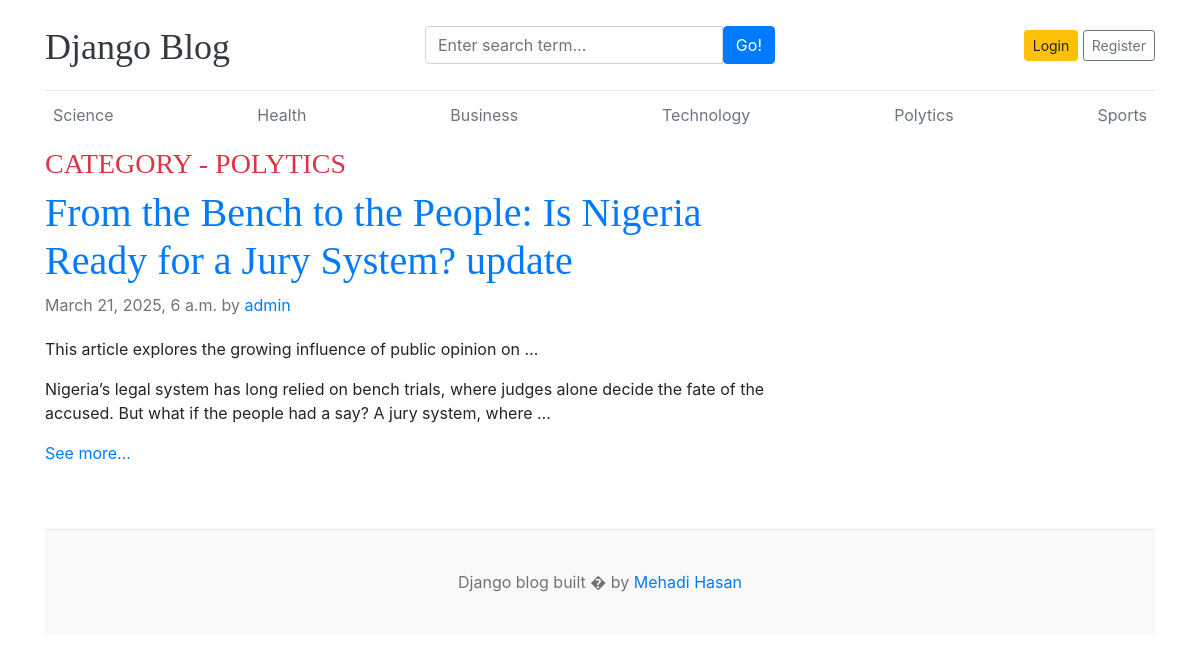
The page /category/5 on the database its author committed.
### blog/models.py (models this page shows, shortened)
class Category(models.Model):
    category_name = models.CharField(max_length=100,unique=True)
    created_at = models.DateField(auto_now_add=True)
    updated_at = models.DateField(auto_now=True)
    class Meta:
        verbose_name_plural = 'Categories'
    def __str__(self):
        return self.category_name

class Blog(models.Model):
    title = models.CharField(max_length=250,unique=True)
    slug = models.SlugField(unique=True,blank=True)
    category = models.ForeignKey(Category,on_delete=models.CASCADE)
    author = models.ForeignKey(User,on_delete=models.CASCADE)
    blog_image = models.ImageField(upload_to='uploads/%y/%m/%d')
    short_desc = models.TextField(max_length=1000)
    blog_body = models.TextField()
    status = models.CharField(max_length=100,choices=STATUS_CHOICE,default='draft')
    is_featured = models.BooleanField(default=False)
    created_at = models.DateTimeField(auto_now_add=True)
    updated_at = models.DateTimeField(auto_now=True)

### blog/views.py (the view)
# urls.py: path('category/<int:category_id>',views.posts_by_category,name="posts_by_category"),
def posts_by_category(request,category_id):
    posts = models.Blog.objects.filter(status='publish',category=category_id)
    categorys = get_object_or_404(models.Category,pk=category_id)
    contex = {
        'posts':posts,
        'categorys':categorys
    }
    return render(request,'posts_by_category.html',contex)

### blog/context_processors.py (called while the page is built)
def get_categories(request):
    category = models.Category.objects.all()
    return dict(category=category)

### blog/templates/posts_by_category.html
{% extends 'base.html' %}
{% block content %}
      <h3 class="text-uppercase text-danger">Category - {{categorys}}</h3>
      <main role="main" class="container p-0">
        <div class="row">
          <div class="col-md-8 blog-main">
            {% for post in posts%}
            <div class="blog-post">
              <h2 class="blog-post-title"><a href="{% url 'single_blog' post.slug %}">{{post.title}}</a></h2>
              <p class="blog-post-meta">
                {{post.created_at}} by <a href="#">{{post.author}}</a>
              </p>
              <p>
                {{post.short_desc | truncatewords:10 }}
              </p>
              <p>
                {{post.blog_body | truncatewords:30 }}
              </p>
              <a href="{% url "single_blog" post.slug %}">See more...</a>
            </div>
            {% endfor %}
          </div>
        </div>
      </main>
{% endblock %}

### blog/templates/header.html (shortened to what this page needs)
{% load static%}
<!DOCTYPE html>
<html lang="en">
  <head>
    <link
      href="https://getbootstrap.com/docs/4.0/dist/css/bootstrap.min.css"
      rel="stylesheet"
    />
    <link href="{% static 'css/blog.css'%}" rel="stylesheet" />
  </head>
  <body>
    <div class="container">
      <header class="blog-header py-3">
        <div class="row flex-nowrap justify-content-between align-items-center">
          <div class="col-4 pt-1">
            <a class="blog-header-logo text-dark" href="/">Django Blog</a>
          </div>
          <div class="col-4">
            <form action="{% url 'search' %}" method="GET">
              <div class="input-group">
                <input class="form-control" type="text" placeholder="Enter search term..." aria-label="Enter search term..." aria-describedby="button-search" name="keyword"/>
                <button class="btn btn-primary" id="button-search" type="submit">Go!</button>
            </div>
            </form>
          </div>
          <div class="col-4 d-flex justify-content-end align-items-center">
            {% if request.user.is_authenticated %}
              <a class="btn btn-sm btn-warning" href="{% url "dashboard" %}">{{request.user.username}}</a> &nbsp;
              <a class="btn btn-sm btn-outline-secondary" href="{% url "logout_user" %}">Logout</a>
            {% else %}
              <a class="btn btn-sm btn-warning" href="{% url "login" %}">Login</a> &nbsp;
              <a class="btn btn-sm btn-outline-secondary" href="{% url "registration" %}">Register</a>
            {% endif %}
          </div>
        </div>
      </header>
      <div class="nav-scroller py-1 mb-2">
        <nav class="nav d-flex justify-content-between">
          {% for cat in category%}
          <a class="p-2 text-muted" href="{% url "posts_by_category" cat.id %} ">{{ cat.category_name }}</a>
          {% endfor%}
        </nav>
      </div>

### blog/static/css/blog.css (style rules this page uses)
.blog-header { border-bottom: 1px solid #e5e5e5; }
.blog-header-logo { font-family: "Playfair Display", Georgia, "Times New Roman", serif; font-size: 2.25rem; }
h1, h2, h3, h4, h5, h6 { font-family: "Playfair Display", Georgia, "Times New Roman", serif; }
.blog-post { margin-bottom: 4rem; }
.blog-post-title { font-size: 2.5rem; }
.blog-post-meta { margin-bottom: 1.25rem; color: #727272; }

### rows shown on the page
Category: category_name "Science"
Category: category_name "Health"
Category: category_name "Business"
Category: category_name "Technology"
Category: category_name "Polytics", category_name "POLYTICS"
Category: category_name "Sports"
Blog: title "From the Bench to the People: Is Nigeria Ready for a Jury System? update", created_at "March 21, 2025, 6 a.m.", author "admin", short_desc "This article explores the growing influence of public opinion on …", blog_body "Nigeria’s legal system has long relied on bench trials, where judges alone decide the fate of the accused. But what if the people had a say? A jury system, where …"
